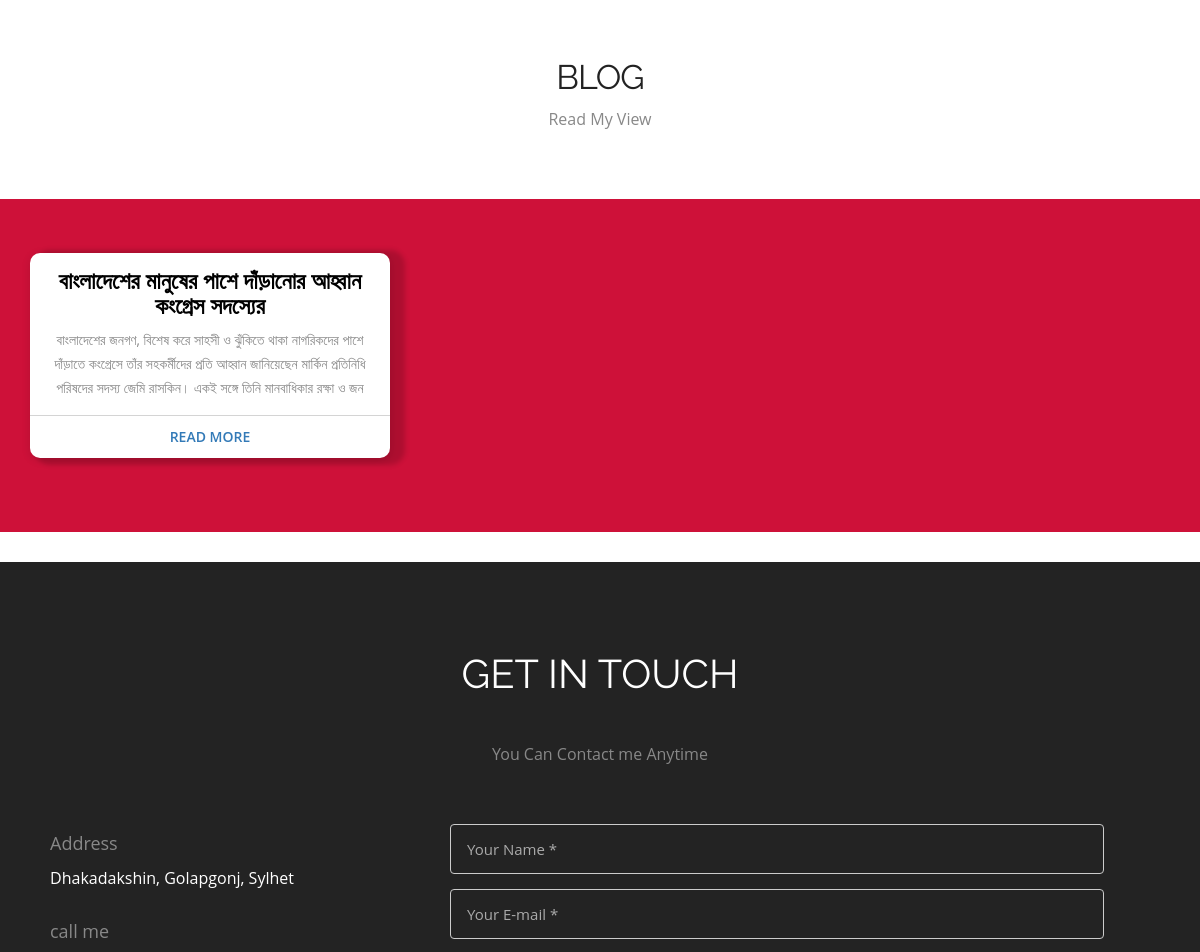
The app's page / (middle part), older data.
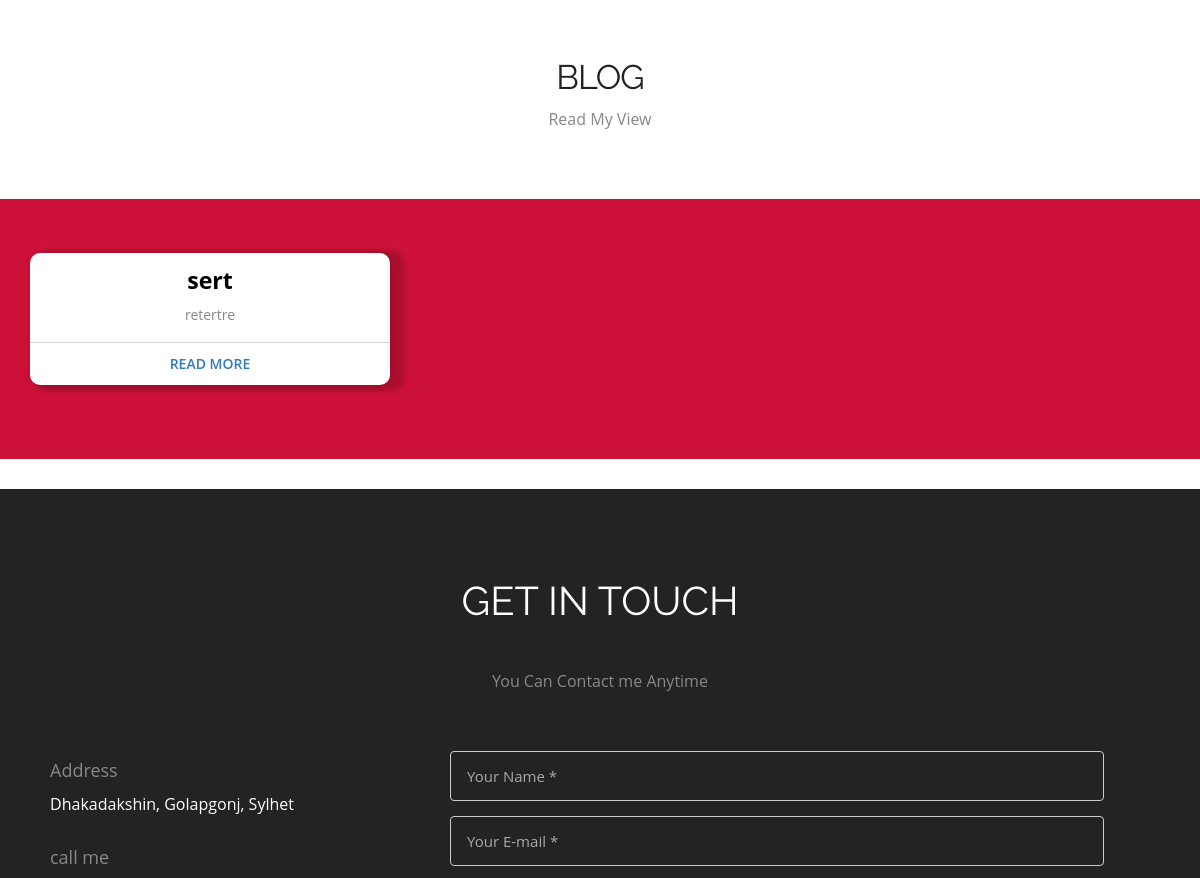
The same page, newer data.
### emadapp/models.py (models this page shows)
class Blog(models.Model):
    title = models.CharField(max_length=100)
    description = models.TextField()
    dateblog = models.DateTimeField(auto_now_add=True)

### emadapp/views.py (the view, shortened to what this page needs)
# urls.py: path("", HomeView.as_view(), name='home'),
class HomeView(View):
    def get(self, request):
        blog = Blog.objects.all()
        return render(request, "home.html", {'blog': blog})

### emadapp/templatetags/news_load.py (called while the page is built)
@register.filter(name='cutword')
def cutword(description):
    return description[:200]

### emadapp/templates/home.html (shortened to what this page needs)
{% extends 'base.html' %} <br />
{% load news_load %} <br />
{% block content %} <br />
{% load static %}
<section class="page_section team" id="team">
</section>
<div class="container">
  <div class="section-title">
    <h2>Blog</h2>
    <h6>Read My View</h6>
  </div>
</div>
<div class="blog" id="blog">
  <section class="wrapper">
    <div class="container-fostrap">
      <div class="content">
        <div class="container">
          <div class="row">
            {% for b in blog %}
            <div class="col-xs-12 col-sm-4">
              <div class="card">
                <div class="card-content">
                  <h4 class="card-title text-center">
                    <a href="{% url 'blog' b.id %}"> {{b.title}} </a>
                  </h4>
                  <p class="text-center">{{b.description|cutword}}</p>
                </div>
                <div class="card-read-more">
                  <a
                    href="{% url 'blog' b.id %}"
                    class="btn btn-link btn-block"
                    target="_blank"
                  >
                    Read More
                  </a>
                </div>
              </div>
            </div>
            {% endfor %}
          </div>
        </div>
      </div>
    </div>
  </section>
  <footer class="footer_wrapper" id="contact">
    <div class="container">
      <section class="page_section contact" id="contact">
        <div class="contact_section">
          <h2>Get In Touch</h2>
          <h6>You Can Contact me Anytime</h6>
        </div>
        <div class="row">
          <div class="col-lg-4 wow fadeInLeft">
            <div class="contact_info">
              <div class="detail">
                <h4>Address</h4>
                <p>Dhakadakshin, Golapgonj, Sylhet</p>
              </div>
              <div class="detail">
                <h4>call me</h4>
              </div>
            </div>
          </div>
          <div class="col-lg-8 wow fadeInLeft delay-06s">
            <form action="" method="POST">
              <div class="form">
                <input
                  class="input-text"
                  type="text"
                  name="name"
                  value="Your Name *"
                  onFocus="if(this.value==this.defaultValue)this.value='';"
                  onBlur="if(this.value=='')this.value=this.defaultValue;"
                />
                <input
                  class="input-text"
                  type="email"
                  name="sender"
                  value="Your E-mail *"
                  onFocus="if(this.value==this.defaultValue)this.value='';"
                  onBlur="if(this.value=='')this.value=this.defaultValue;"
                />
              </div>
            </form>
          </div>
        </div>
      </section>
    </div>
  </footer>
  {% endblock content %} <br />

Row changes from the older to the newer data that the page shows:
removed Blog: title "বাংলাদেশের মানুষের পাশে দাঁড়ানোর আহ্বান কংগ্রেস সদস্যের", description "বাংলাদেশের জনগণ, বিশেষ করে সাহসী ও ঝুঁকিতে থাকা নাগরিকদের পাশে দাঁড়াতে কংগ্রেসে তাঁর সহকর্মীদের প্রতি আহ্বান জানিয়েছেন মার্কিন প্রতিনিধি পরিষদের সদস্য জেমি রাসকিন। একই সঙ্গে তিনি মানবাধিকার রক্ষা ও জন"
added Blog: title "sert", description "retertre"
